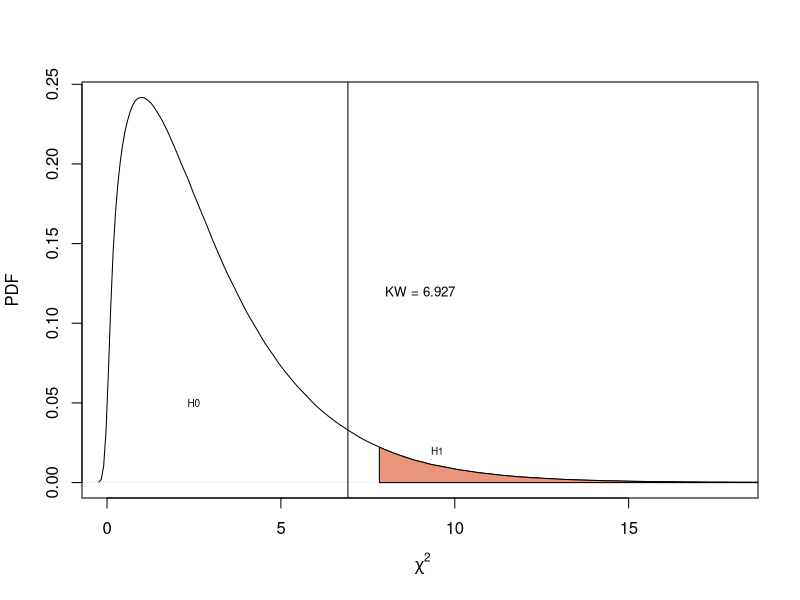

Write the R code that produced this figure.
#--------------------
# Kruskal-Wallis test 
#--------------------

# 1. example computed manually

# number of samples
k=4

# data
s1 <- c(15.791,12.595,10.405,9.836,8.729,9.608)
s2 <- c(16.193,11.937,11.968,9.376,9.227,8.539) 
s3 <- c(11.870,9.400, 9.322, 8.200,8.020,8.671)
s4 <- c(9.681, 9.764, 9.154, 8.330,8.388,7.888)

# total sample size N = sum nj
N <- length(s1)+length(s2)+length(s3)+length(s4)

# matrix containing the ranks Rj in the pooled sample
Rk <- matrix(rank(c(s1,s2,s3,s4)), ncol = k, byrow = FALSE) # vector of ranks in pooled sample
Rk

# mean of the Rj
Rbar <- apply(Rk,2,mean)
Rbar  # [1] 17.00 15.50  9.17  8.33 (R_bar_j)

# test statistic
KW <- 12/(N*(N+1)) * sum( 6 * ( Rbar - (N+1)/2   )^2 )
KW  # [1] 6.926667 


# Tf the sample sizes are large, under H0, K has approximately a chi-squared(k-1) distribution, 
# where k is the number of samples.
qchisq(p = 0.95 , df = 3)  # [1] 7.814728
# the 95% quantile is 7.814728 and so K = 6.926667 is not in 
# the critical region if we take alpha = 5%.
# Thus we don't reject H0.

# 2. using the implemented function in R

# data
s1 <- c(15.791,12.595,10.405,9.836,8.729,9.608)
s2 <- c(16.193,11.937,11.968,9.376,9.227,8.539) 
s3 <- c(11.870,9.400, 9.322, 8.200,8.020,8.671)
s4 <- c(9.681, 9.764, 9.154, 8.330,8.388,7.888)

# 0.95 quantile of the Chi-squared distribution
qchisq(p = 0.95 , df = 3)
# [1] 7.814728

# plot chi-squared density for 3 degrees of freedom
set.seed(1986)
par(mar=c(5.1,4.1,4.1,2.1))
draws <- rchisq(10000000, 3)
dens <- density(draws)
plot(dens, xlab=expression(paste(" ", chi^2, )),
     xlim=c(0,18),
     ylab="PDF",
     main="",
     cex.main=0.95,)
q95 <- quantile(draws, .95)
q100 <- quantile(draws, 1.00)
x1 <- min(which(dens$x >= q95))  
x2 <- max(which(dens$x <  q100))
with(dens, polygon(x=c(x[c(x1,x1:x2,x2)]), y= c(0, y[x1:x2], 0), col='darksalmon'))
abline(v = KW)
text(9, 0.12, 'KW = 6.927', cex = 0.8)
text(2.5, 0.05, 'H0', cex = 0.6)
text(9.5, 0.02, 'H1', cex = 0.6)

# test
kruskal.test(list(s1,s2,s3,s4))

# Kruskal-Wallis rank sum test
# 
# data:  list(s1, s2, s3, s4)
# Kruskal-Wallis chi-squared = 6.9267, df = 3, p-value = 0.07427

# 3. simulate from the exact distribution

# Complementary exercice. Simulate from the exact distribution 
# of KW under H0 (which is not exactly a chi-squared)

# we are to simulate 4 samples of the same size 6 with the same distribution (any continuous)
# i.e. normal, uniform... and compute 100000 realizations of the test statistic

kruskal.distribution <- function(nj, nsim) {
  
  N = 4*nj
  KW <- rep(0,nsim)
  
  for(i in 1:nsim){
    
    s1 = runif(nj);  s2 = runif(nj)
    s3 = runif(nj);  s4 = runif(nj)
    Rk <- matrix(rank(c(s1,s2,s3,s4)), ncol = 4, byrow = FALSE)
    Rbarj <- apply(Rk,2,mean)
    KW[i] <- 12/(N*(N+1)) * sum(nj *(Rbarj -(N+1)/2)^2 )
  }
  
  output <- NULL
  output$KW <- KW
  output$quantiles <- quantile(x = KW, probs = c(0.05, 0.5, 0.95, 0.99))
  return(output)
}

set.seed(2021)
results <- kruskal.distribution(nj = 6, nsim = 100000)
results$quantiles
#   5%        50%       95%      99% 
#   0.380000  2.466667  7.446667 10.140000

# we find a 95% quantile of (with simulation) 7.45 which is 
# really lower than the previous one (7.814728).
# However the conclusion does not change: we don't reject H0
